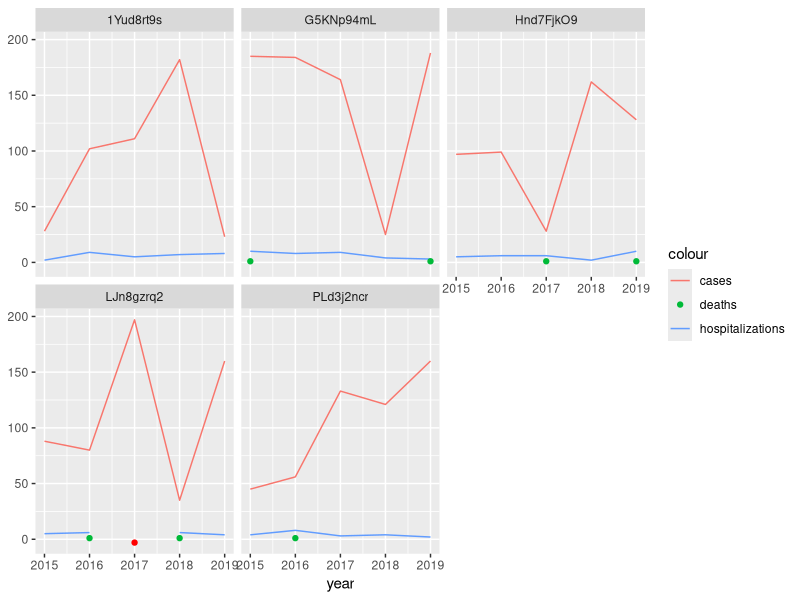

This figure's R source:
## ---- chunk 1
install.packages(c("tidyverse", "ggforce"))
library(tidyverse)  
malaria_dat <- data.frame(uid = rep(c("Hnd7FjkO9","1Yud8rt9s", "PLd3j2ncr","LJn8gzrq2",
                                      "G5KNp94mL"), each = 5),
                          region = rep(c("Central", "Central", "Northern", "Southern",
                                         NA), each = 5),
                          year = rep(c(2015:2019), times = 5),
                          cases = c(97, 99, 28, 162, 128, 28, 102, 111, 182, 23, 45, 56,
                                    133, 121, 160, 88, 80, 197,  35, 160, 185, 184, 164, 
                                    25, 188), 
                          hosp = c(5, 6, 6, 2, 10, 2, 9, 5, 7, 8, 4, 8, 3, 4, 2, 5, 6, NA,
                                   6, 4, 10, 8, 9, 4, 3),
                          deaths = c(NA, NA, 1, NA, 1, NA, NA, NA, NA, NA, NA, 1, NA, NA,
                                     NA, NA, 1, NA, 1, NA, 1, NA, NA, NA, 1),
                          pop = c(rep(c(NA, 1056, 3029, 9832, 1039), each = 5)))
## ---- chunk 2
summary(malaria_dat) #Review data

colSums(is.na(malaria_dat)) #Review missingness counts in each column
## ---- chunk 3
ggplot(malaria_dat) +
  geom_point(data = . %>% filter(is.na(hosp)), aes(x = year, y = -3), color = "red") +
  geom_line(aes(x = year, y = cases, color = "cases")) +
  geom_line(aes(x = year, y = hosp, color = "hospitalizations")) +
  geom_point(aes(x = year, y = deaths, color = "deaths")) +
  ggforce::facet_wrap_paginate(.~uid) +
  labs(y = NULL)
## ---- chunk 4
malaria_dat_central = malaria_dat %>%
  filter(region=="Central")

malaria_dat_central %>% #Calculate incidence using data from facilities with missing data
  summarise(incidence = sum(cases, na.rm = T)/sum(pop, na.rm = T)*1000/5) #Ignore NAs

malaria_dat_central %>% #Calculate incidence using data from facilities removing rows with missing data
  filter(!is.na(cases), !is.na(pop)) %>%
  summarise(incidence = sum(cases, na.rm = T)/sum(pop, na.rm = T)*1000/5) #Divide by 5 to annualize.
